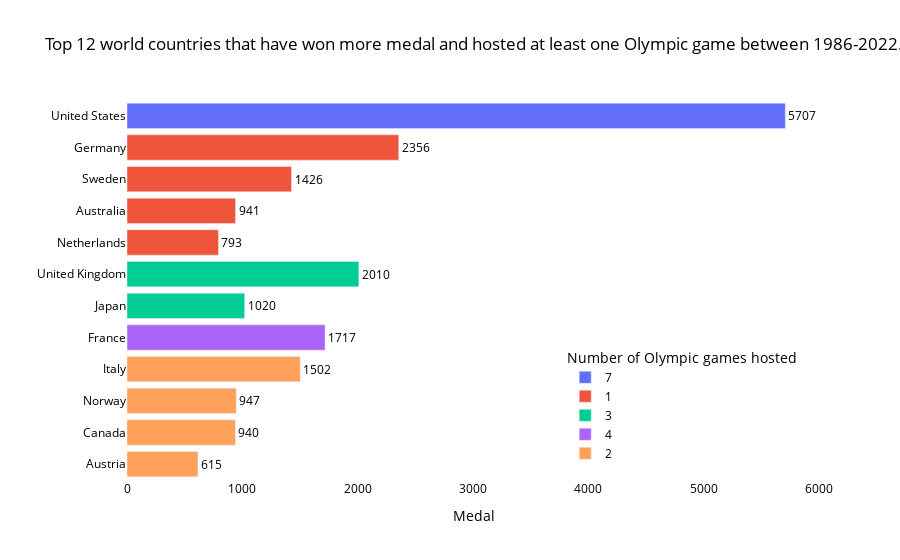

Source (notebook cell):
### Code cell
ll = l.merge(pfd, how='right').dropna()
ll['Number games hosted']=ll['Number games hosted'].values.astype(int)
ll =ll.sort_values(by=['Medal'],ascending=False)
ll = ll.head(12)
ll =ll.sort_values(by=['Medal'],ascending=False)
ll["GDP rank"] = ll["GDP rank"].astype(str)
ll["Number games hosted"] = ll["Number games hosted"].astype(str)
# ll['Number games hosted']=ll['Number games hosted'].values.astype(str)


fig = px.bar(ll, x="Medal", y="host country",text='Medal',color="Number games hosted",
             title="Top 12 world countries that have won more medal and hosted at least one Olympic game between 1986-2022.",
labels={ # replaces default labels by column name
                "Number games hosted": "Number of Olympic games hosted",
                'GDP rank': "World GDP rank"
            })
fig.update_layout(yaxis=dict(autorange="reversed"), legend_title_font_color="black",
                  font_color="black",legend = dict(font = dict(size = 12)),
    title_font_color="black")
fig.update_layout(legend=dict(
    yanchor="bottom",
    y=0.03,
    xanchor="right",
    x=.97
))
fig.update_layout({
'plot_bgcolor': 'rgba(0, 0, 0, 0)',
'paper_bgcolor': 'rgba(0, 0, 0, 0)',
})
fig.update_yaxes(title_text='')
fig.update_traces(textposition='outside')
fig.show()

### Figure 1 — Plotly figure (JSON) as saved in the notebook; plotly's stock layout.template omitted (floating-point values rounded to 4 significant figures)
{"data": [{"alignmentgroup": "True", "hovertemplate": "Number of Olympic games hosted=7<br>Medal=%{text}<br>host country=%{y}<extra></extra>", "legendgroup": "7", "marker": {"color": "#636efa", "pattern": {"shape": ""}}, "name": "7", "offsetgroup": "7", "orientation": "h", "showlegend": true, "text": [5707], "textposition": "outside", "type": "bar", "x": [5707], "xaxis": "x", "y": ["United States"], "yaxis": "y"}, {"alignmentgroup": "True", "hovertemplate": "Number of Olympic games hosted=1<br>Medal=%{text}<br>host country=%{y}<extra></extra>", "legendgroup": "1", "marker": {"color": "#EF553B", "pattern": {"shape": ""}}, "name": "1", "offsetgroup": "1", "orientation": "h", "showlegend": true, "text": [2356, 1426, 941, 793], "textposition": "outside", "type": "bar", "x": [2356, 1426, 941, 793], "xaxis": "x", "y": ["Germany", "Sweden", "Australia", "Netherlands"], "yaxis": "y"}, {"alignmentgroup": "True", "hovertemplate": "Number of Olympic games hosted=3<br>Medal=%{text}<br>host country=%{y}<extra></extra>", "legendgroup": "3", "marker": {"color": "#00cc96", "pattern": {"shape": ""}}, "name": "3", "offsetgroup": "3", "orientation": "h", "showlegend": true, "text": [2010, 1020], "textposition": "outside", "type": "bar", "x": [2010, 1020], "xaxis": "x", "y": ["United Kingdom", "Japan"], "yaxis": "y"}, {"alignmentgroup": "True", "hovertemplate": "Number of Olympic games hosted=4<br>Medal=%{text}<br>host country=%{y}<extra></extra>", "legendgroup": "4", "marker": {"color": "#ab63fa", "pattern": {"shape": ""}}, "name": "4", "offsetgroup": "4", "orientation": "h", "showlegend": true, "text": [1717], "textposition": "outside", "type": "bar", "x": [1717], "xaxis": "x", "y": ["France"], "yaxis": "y"}, {"alignmentgroup": "True", "hovertemplate": "Number of Olympic games hosted=2<br>Medal=%{text}<br>host country=%{y}<extra></extra>", "legendgroup": "2", "marker": {"color": "#FFA15A", "pattern": {"shape": ""}}, "name": "2", "offsetgroup": "2", "orientation": "h", "showlegend": true, "text": [1502, 947, 940, 615], "textposition": "outside", "type": "bar", "x": [1502, 947, 940, 615], "xaxis": "x", "y": ["Italy", "Norway", "Canada", "Austria"], "yaxis": "y"}], "layout": {"barmode": "relative", "font": {"color": "black"}, "legend": {"font": {"size": 12}, "title": {"font": {"color": "black"}, "text": "Number of Olympic games hosted"}, "tracegroupgap": 0, "x": 0.97, "xanchor": "right", "y": 0.03, "yanchor": "bottom"}, "paper_bgcolor": "rgba(0, 0, 0, 0)", "plot_bgcolor": "rgba(0, 0, 0, 0)", "title": {"font": {"color": "black"}, "text": "Top 12 world countries that have won more medal and hosted at least one Olympic game between 1986-2022."}, "xaxis": {"anchor": "y", "domain": [0, 1], "title": {"text": "Medal"}}, "yaxis": {"anchor": "x", "autorange": "reversed", "domain": [0, 1], "title": {"text": ""}}}}
